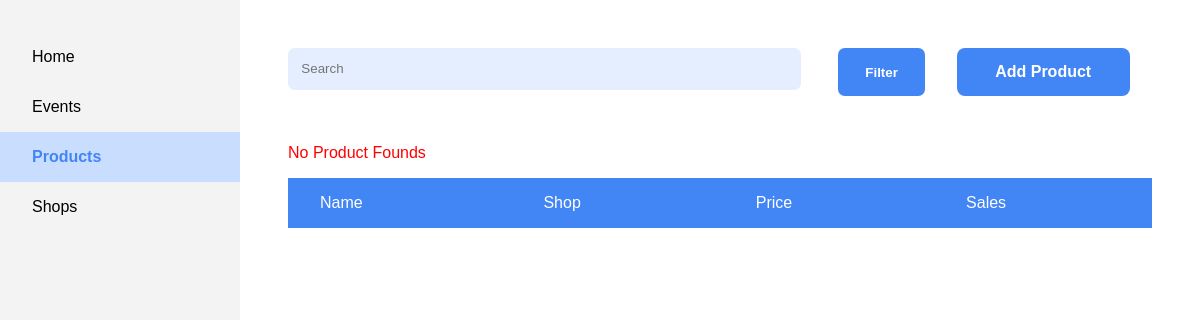
/products/, run on an earlier commit of the app's database.
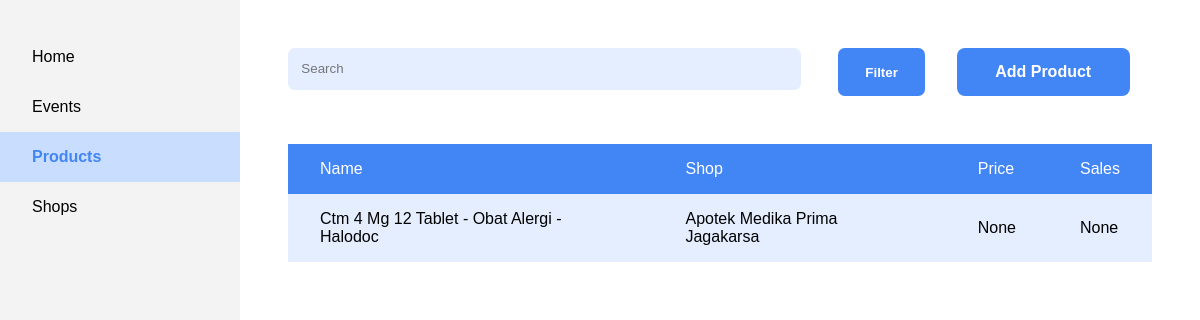
And on a later commit of the database.
### master/models.py (models this page shows, shortened)
class Product(models.Model):
    created_at = models.DateTimeField(auto_now_add=True)
    updated_at = models.DateTimeField(auto_now=True)
    owner = models.ForeignKey(Shop, on_delete=models.CASCADE)
    category = models.ForeignKey(Category, on_delete=models.CASCADE)
    url = models.TextField()
    name = models.CharField(max_length=255)
    description = models.TextField()
    condition = models.CharField(max_length=255)

class Shop(models.Model):
    created_at = models.DateTimeField(auto_now_add=True)
    updated_at = models.DateTimeField(auto_now=True)
    name = models.CharField(max_length=255)
    location = models.CharField(max_length=255)

### product/views.py (the view)
# urls.py: path('products/', views.all_product, name='all-products'),
def all_product(request):
    template = loader.get_template('all_product.html')
    categories = Category.objects.all()
    latest_product_history_subquery = ProductHistory.objects.filter(
        product=OuterRef('pk')
    ).order_by('-created_at').values('price', 'sold')[:1]
    products = Product.objects.select_related('owner', 'category').annotate(
        latest_price=Subquery(latest_product_history_subquery.values('price')),
        latest_sales=Subquery(latest_product_history_subquery.values('sold'))
    )
    category_filter = request.GET.get('categories', 'all')
    min_price = request.GET.get('minprice', None)
    max_price = request.GET.get('maxprice', None)
    min_sales = request.GET.get('minsales', None)
    max_sales = request.GET.get('maxsales', None)
    if category_filter != 'all':
        products = products.filter(category__name=category_filter)
    if min_price is not None and min_price != '':
        products = products.filter(latest_price__gte=min_price)
    if max_price is not None and max_price != '':
        products = products.filter(latest_price__lte=max_price)
    if min_sales is not None and min_sales != '':
        products = products.filter(latest_sales__gte=min_sales)
    if max_sales is not None and max_sales != '':
        products = products.filter(latest_sales__lte=max_sales)
    context = {
        'products': products,
        'categories': categories,
        'filter_values': {
            'categories': category_filter,
            'min_price': min_price,
            'max_price': max_price,
            'min_sales': min_sales,
            'max_sales': max_sales,
        },
    }
    return HttpResponse(template.render(context, request))

### product/templatetags/product_history.py (called while the page is built)
@register.filter
def latest_price(product):
    latest_history = ProductHistory.objects.filter(product=product).order_by('-created_at').first()
    if latest_history:
        return latest_history.price
    return None

@register.filter
def latest_sales(product):
    latest_stock = ProductHistory.objects.filter(product=product).order_by('-created_at').first()
    if latest_stock:
        return latest_stock.sold
    return None

### product/templates/all_product.html (shortened to what this page needs)
{% extends 'master.html' %}
{% block css %}
{% load static %}
<link rel="stylesheet" href="{% static 'all_product.css' %}">
<link rel="stylesheet" href="{% static 'table.css' %}">
{% endblock %}
{% block content %}
{% load product_history %}
<div class="content">
    <div class="content-header">
        <form action="" class="search-form">
            <input class="search-bar" type="text" placeholder="Search" id="search">
        </form>
        <button class="header-button" id="filter-button">Filter</button>
        <a class="link-button" href="{% url 'add-product' %}">Add Product</a>
    </div>
    <table class="products-table" id="myTable">
        <tr>
            <th>Name</th>
            <th>Shop</th>
            <th>Price</th>
            <th>Sales</th>
        </tr>
        {% if products %}
        {% for product in products %}
        <tr>
            <td><a href="{% url 'product-analytics' id=product.id %}"
                    style="text-decoration: none; color: black;">{{ product.name }}</a></td>
            <td>{{ product.owner.name }}</td>
            <td>{{ product|latest_price }}</td>
            <td>{{ product|latest_sales }}</td>
        </tr>
        {% endfor %}
        {% else %}
        <p style="color: red;">No Product Founds</p>
        {% endif %}
    </table>
</div>
{% block js %}
{% load static %}
{% endblock %}
{% endblock %}

What changed in the data, as far as the page shows it:
added Product: name "Ctm 4 Mg 12 Tablet - Obat Alergi - Halodoc", owner.name "Apotek Medika Prima Jagakarsa", id "None"
Also different on the page:
text no longer shown: "No Product Founds"
